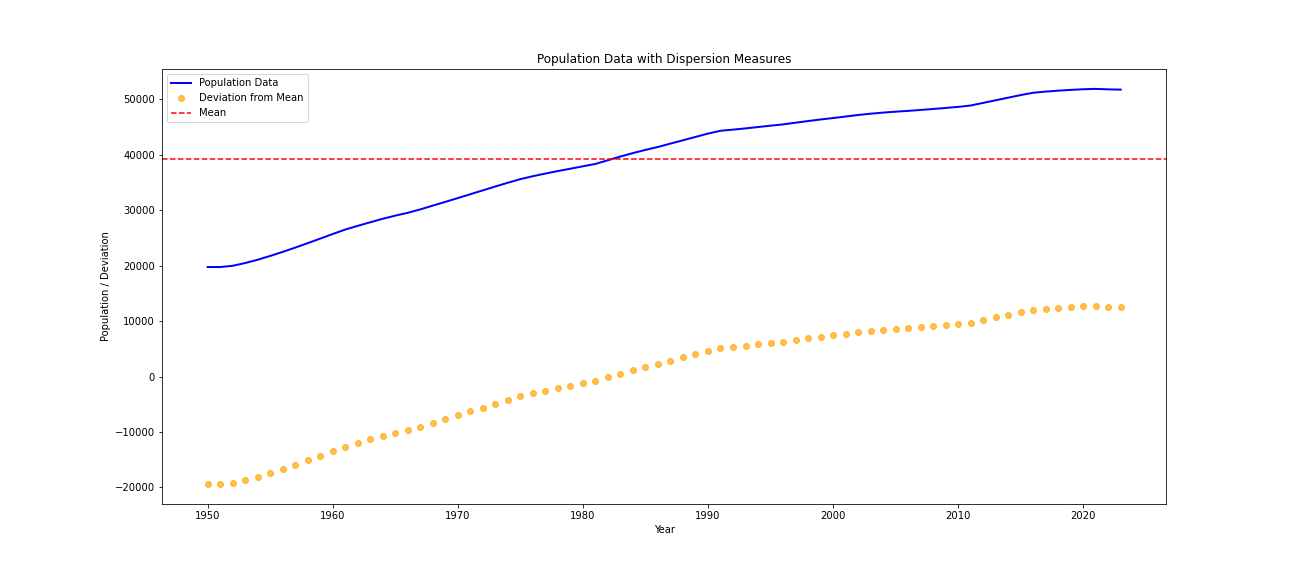

Here is the Python script that generated this plot:


import numpy as np
import pandas as pd
import matplotlib.pyplot as plt

file_path = 'data.csv'
data = pd.read_csv(file_path)
# Extract the population data and corresponding years
population_data = data['Population'].values
years = data['Year'].values

# Calculate dispersion measures
mean_population = np.mean(population_data)
range_population = np.ptp(population_data)  # Range: max - min
variance_population = np.var(population_data)  # Variance
std_dev_population = np.std(population_data)  # Standard deviation

# Calculate deviations (difference from the mean for each point)
deviations = population_data - mean_population

# Plot the population data and its dispersion measures
plt.figure(figsize=(18, 8))

# Plot the original population data
plt.plot(years, population_data, label='Population Data', color='blue', lw=2)

# Plot deviations from the mean as points
plt.scatter(years, deviations, color='orange', label='Deviation from Mean', alpha=0.7)

# Add range, variance, and standard deviation as text on the plot
plt.axhline(mean_population, color='red', linestyle='--', label='Mean')
plt.text(1955, mean_population + 5e6, f'Range: {range_population:.0f}', color='purple', fontsize=10)
plt.text(1955, mean_population + 3e6, f'Variance: {variance_population:.0e}', color='green', fontsize=10)
plt.text(1955, mean_population + 1e6, f'Std. Dev.: {std_dev_population:.0f}', color='blue', fontsize=10)

# Add labels and title
plt.xlabel('Year')
plt.ylabel('Population / Deviation')
plt.title('Population Data with Dispersion Measures')
plt.legend()
plt.savefig('Despersion1.png')
# Show the plot
plt.tight_layout()
plt.show()
